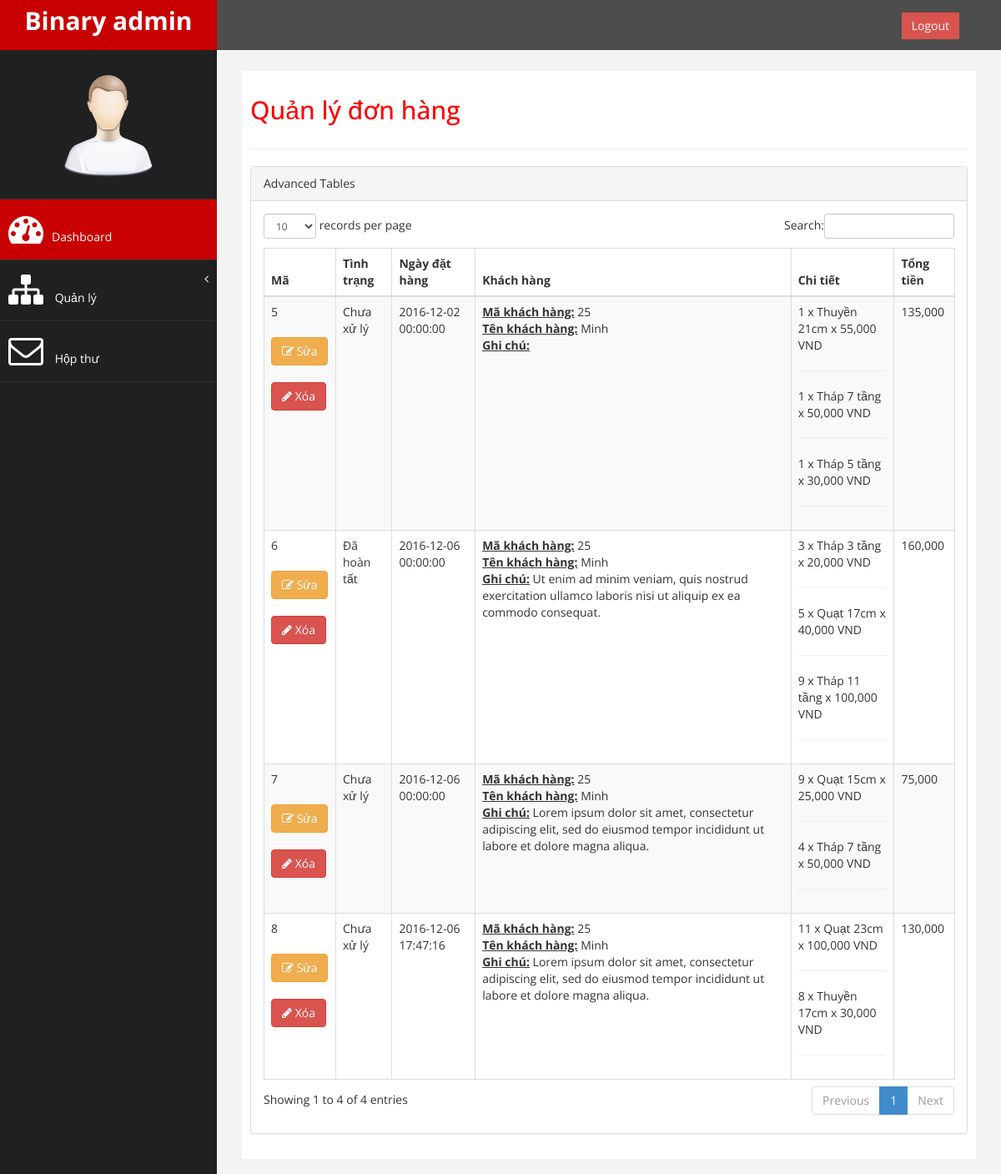
The app's page /admin/order (signed in) with its own data.
### tables this page shows
CREATE TABLE `donhang` (
  `id` int(11) NOT NULL,
  `userId` int(11) NOT NULL,
  `ngayDatHang` datetime NOT NULL DEFAULT CURRENT_TIMESTAMP,
  `ghiChu` varchar(255) DEFAULT NULL,
  `tinhTrang` varchar(50) DEFAULT 'Chưa xử lý'
);

CREATE TABLE `user` (
  `id` int(11) NOT NULL,
  `name` varchar(16) NOT NULL,
  `username` varchar(32) NOT NULL,
  `password` text NOT NULL,
  `dateOfBirth` date DEFAULT NULL,
  `address` varchar(255) DEFAULT NULL,
  `phoneNumber` varchar(16) DEFAULT NULL,
  `email` text
);

CREATE TABLE `ctdonhang` (
  `id` int(11) NOT NULL,
  `donHangId` int(11) NOT NULL,
  `sanPhamId` int(11) NOT NULL,
  `soLuong` int(11) NOT NULL
);

CREATE TABLE `sanpham` (
  `id` int(11) NOT NULL,
  `ten` varchar(50) NOT NULL,
  `loaiId` int(11) NOT NULL,
  `moTa` text,
  `gia` int(11) NOT NULL,
  `ngayRaMat` timestamp NOT NULL DEFAULT CURRENT_TIMESTAMP,
  `luotMua` int(11) NOT NULL DEFAULT '0'
);

### class/database.class.php (called while the page is built, shortened)
<?php
  class database {
    protected $pdo;
    function __construct(){
      $this->pdo = new PDO("mysql:host=localhost; dbname=caycanh", "root", "");
      $this->pdo->query("set names 'utf8' ");
    }
    function query($sql, $arr=array()){
      $stm = $this->pdo->prepare($sql);
  		$stm->execute($arr);
  		return $stm->fetchAll(PDO::FETCH_ASSOC);
    }
  }
 ?>

### class/order.class.php (called while the page is built, shortened)
<?php
class Order extends database
{
  public function getOrderDetails($orderId)
  {
    $dsChiTiet = array();
    $rows = $this->query("SELECT * FROM ctdonhang INNER JOIN sanpham ON ctdonhang.sanPhamId = sanpham.id WHERE donHangId = ?", array($orderId));
    foreach ($rows as $r) {
      $chiTietDH = array();
      $chiTietDH['sanPhamId'] = $r['sanPhamId'];
      $chiTietDH['tenSP'] = $r['ten'];
      $chiTietDH['gia'] = $r['gia'];
      $chiTietDH['soLuong'] = $r['soLuong'];
      $dsChiTiet[] = $chiTietDH;
    }
    return $dsChiTiet;
  }
  public function get100Orders($page = 0)
  {
    $orders = array();
    $rows = $this->query("SELECT donhang.*,user.name FROM donhang INNER JOIN user ON donhang.userId = user.id ORDER BY donhang.ngayDatHang LIMIT ".($page*100).",100");
    foreach ($rows as $r) {
      $order = array();
      $order['id'] = $r['id'];
      $order['status'] = $r['tinhTrang'];
      $order['orderDate'] = $r['ngayDatHang'];
      $order['userId'] = $r['userId'];
      $order['userName'] = $r['name'];
      $order['comment'] = $r['ghiChu'];
      $order['orderDetails'] = $this->getOrderDetails($r['id']);
      $orders[] = $order;
    }
    return $orders;
  }
}
?>

### admin/module/order/index.php (the view)
<div id="page-inner">
<div class="row">
    <div class="col-md-12">
      <h2>Quản lý đơn hàng</h2>
    </div>
</div>
<hr />
<div class="row">
    <div class="col-md-12">
        <div class="panel panel-default">
            <div class="panel-heading">
                 Advanced Tables
            </div>
            <div class="panel-body">
                <div class="table-responsive">
                    <table class="table table-striped table-bordered table-hover" id="dataTables-example">
                        <thead>
                            <tr>
                              <th>Mã</th>
                              <th>Tình trạng</th>
                              <th>Ngày đặt hàng</th>
                              <th>Khách hàng</th>
                              <th>Chi tiết</th>
                              <th>Tổng tiền</th>
                            </tr>
                        </thead>
                        <tbody>
                          <?php
                            $db = new Order();
                            $orders = $db->get100Orders();
                            foreach ($orders as $o) {
                              echo '<tr><td>'.$o['id'];
                              echo '<br><br><a class="btn btn-warning" href='.SERVER_NAME.'/admin/editOrder/'.$o['id'].'><i class="fa fa-edit "></i> Sửa</a>';
                              echo '<br><br><a class="btn btn-danger" href='.SERVER_NAME.'/admin/removeOrder/'.$o['id'].'><i class="fa fa-pencil"></i> Xóa</a></td>';
                              echo '<td>'.$o['status'].'</td>';
                              echo '<td>'.$o['orderDate'].'</td>';
                              echo '<td><u><b>Mã khách hàng:</b></u> '.$o['userId'];
                              echo '<br><u><b>Tên khách hàng:</b></u> '.$o['userName'];
                              echo '<br><u><b>Ghi chú:</b></u> '.$o['comment'].'</td>';
                              echo '<td>';
                              $total = 0;
                              foreach ($o['orderDetails'] as $d) {
                                echo $d['soLuong'];
                                echo ' x '.$d['tenSP'];
                                echo ' x '.number_format($d['gia']).' VND<hr>';
                                $total += $d['gia'];
                              }
                              echo '</td>';
                              echo '<td>'.number_format($total).'</td>';
                            }
                          ?>
                        </tbody>
                    </table>
                </div>
            </div>
        </div>
    </div>
</div>
</div>

### admin/assets/css/custom.css (style rules this page uses)
body { font-family: 'Open Sans', sans-serif; }
#page-inner { width:100%; margin:10px 20px 10px 0px; background-color:#fff!important; padding:10px; min-height:1200px; }
h2 { color: #f00; }

### records on screen
donhang: id "5", tinhTrang "Chưa xử lý", ngayDatHang "2016-12-02 00:00:00", userId "25", userId.name "Minh", soLuong "1", tenSP "Tháp 7 tầng", gia "50,000", total "135,000"
ctdonhang: soLuong "1", sanPhamId.ten "Thuyền 21cm", sanPhamId.gia "55,000"
ctdonhang: soLuong "1", sanPhamId.ten "Tháp 5 tầng", sanPhamId.gia "30,000"
donhang: id "6", tinhTrang "Đã hoàn tất", ngayDatHang "2016-12-06 00:00:00", userId "25", userId.name "Minh", ghiChu "Ut enim ad minim veniam, quis nostrud exercitation ullamco laboris nisi ut aliquip ex ea commodo consequat.", total "160,000"
ctdonhang: soLuong "3", sanPhamId.ten "Tháp 3 tầng", sanPhamId.gia "20,000"
ctdonhang: soLuong "5", sanPhamId.ten "Quạt 17cm", sanPhamId.gia "40,000"
ctdonhang: soLuong "9", sanPhamId.ten "Tháp 11 tầng", sanPhamId.gia "100,000"
donhang: id "7", tinhTrang "Chưa xử lý", ngayDatHang "2016-12-06 00:00:00", userId "25", userId.name "Minh", ghiChu "Lorem ipsum dolor sit amet, consectetur adipiscing elit, sed do eiusmod tempor incididunt ut labore et dolore magna aliqua.", total "75,000"
ctdonhang: soLuong "9", sanPhamId.ten "Quạt 15cm", sanPhamId.gia "25,000"
ctdonhang: soLuong "4", sanPhamId.ten "Tháp 7 tầng", sanPhamId.gia "50,000"
donhang: id "8", tinhTrang "Chưa xử lý", ngayDatHang "2016-12-06 17:47:16", userId "25", userId.name "Minh", ghiChu "Lorem ipsum dolor sit amet, consectetur adipiscing elit, sed do eiusmod tempor incididunt ut labore et dolore magna aliqua.", total "130,000"
ctdonhang: soLuong "11", sanPhamId.ten "Quạt 23cm", sanPhamId.gia "100,000"
ctdonhang: soLuong "8", sanPhamId.ten "Thuyền 17cm", sanPhamId.gia "30,000"
